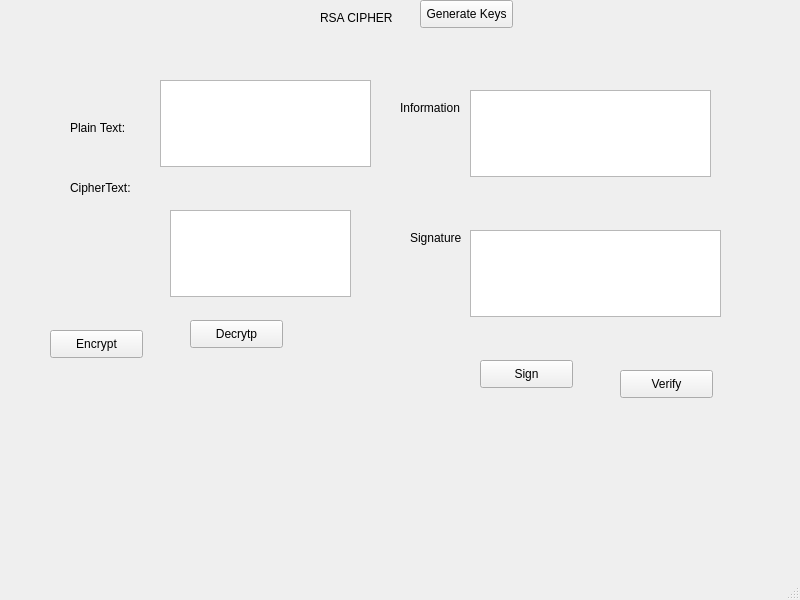
<?xml version="1.0" encoding="UTF-8"?>
<ui version="4.0">
 <class>MainWindow</class>
 <widget class="QMainWindow" name="MainWindow">
  <property name="geometry">
   <rect>
    <x>0</x>
    <y>0</y>
    <width>800</width>
    <height>600</height>
   </rect>
  </property>
  <property name="windowTitle">
   <string>MainWindow</string>
  </property>
  <widget class="QWidget" name="centralwidget">
   <widget class="QLabel" name="label">
    <property name="geometry">
     <rect>
      <x>320</x>
      <y>10</y>
      <width>91</width>
      <height>16</height>
     </rect>
    </property>
    <property name="text">
     <string>RSA CIPHER</string>
    </property>
   </widget>
   <widget class="QTextEdit" name="textEdit">
    <property name="geometry">
     <rect>
      <x>160</x>
      <y>80</y>
      <width>211</width>
      <height>87</height>
     </rect>
    </property>
   </widget>
   <widget class="QTextEdit" name="textEdit_2">
    <property name="geometry">
     <rect>
      <x>170</x>
      <y>210</y>
      <width>181</width>
      <height>87</height>
     </rect>
    </property>
   </widget>
   <widget class="QTextEdit" name="textEdit_3">
    <property name="geometry">
     <rect>
      <x>470</x>
      <y>230</y>
      <width>251</width>
      <height>87</height>
     </rect>
    </property>
   </widget>
   <widget class="QTextEdit" name="textEdit_4">
    <property name="geometry">
     <rect>
      <x>470</x>
      <y>90</y>
      <width>241</width>
      <height>87</height>
     </rect>
    </property>
   </widget>
   <widget class="QLabel" name="label_2">
    <property name="geometry">
     <rect>
      <x>400</x>
      <y>100</y>
      <width>81</width>
      <height>16</height>
     </rect>
    </property>
    <property name="text">
     <string>Information</string>
    </property>
   </widget>
   <widget class="QLabel" name="label_3">
    <property name="geometry">
     <rect>
      <x>410</x>
      <y>230</y>
      <width>55</width>
      <height>16</height>
     </rect>
    </property>
    <property name="text">
     <string>Signature</string>
    </property>
   </widget>
   <widget class="QLabel" name="label_4">
    <property name="geometry">
     <rect>
      <x>70</x>
      <y>120</y>
      <width>55</width>
      <height>16</height>
     </rect>
    </property>
    <property name="text">
     <string>Plain Text:</string>
    </property>
   </widget>
   <widget class="QLabel" name="label_5">
    <property name="geometry">
     <rect>
      <x>70</x>
      <y>180</y>
      <width>111</width>
      <height>16</height>
     </rect>
    </property>
    <property name="text">
     <string>CipherText: </string>
    </property>
   </widget>
   <widget class="QPushButton" name="pushButton">
    <property name="geometry">
     <rect>
      <x>420</x>
      <y>0</y>
      <width>93</width>
      <height>28</height>
     </rect>
    </property>
    <property name="text">
     <string>Generate Keys</string>
    </property>
   </widget>
   <widget class="QPushButton" name="pushButton_2">
    <property name="geometry">
     <rect>
      <x>620</x>
      <y>370</y>
      <width>93</width>
      <height>28</height>
     </rect>
    </property>
    <property name="text">
     <string>Verify</string>
    </property>
   </widget>
   <widget class="QPushButton" name="pushButton_3">
    <property name="geometry">
     <rect>
      <x>50</x>
      <y>330</y>
      <width>93</width>
      <height>28</height>
     </rect>
    </property>
    <property name="text">
     <string>Encrypt</string>
    </property>
   </widget>
   <widget class="QPushButton" name="pushButton_4">
    <property name="geometry">
     <rect>
      <x>190</x>
      <y>320</y>
      <width>93</width>
      <height>28</height>
     </rect>
    </property>
    <property name="text">
     <string>Decrytp</string>
    </property>
   </widget>
   <widget class="QPushButton" name="pushButton_5">
    <property name="geometry">
     <rect>
      <x>480</x>
      <y>360</y>
      <width>93</width>
      <height>28</height>
     </rect>
    </property>
    <property name="text">
     <string>Sign</string>
    </property>
   </widget>
  </widget>
  <widget class="QMenuBar" name="menubar">
   <property name="geometry">
    <rect>
     <x>0</x>
     <y>0</y>
     <width>800</width>
     <height>26</height>
    </rect>
   </property>
  </widget>
  <widget class="QStatusBar" name="statusbar"/>
 </widget>
 <resources/>
 <connections/>
</ui>
